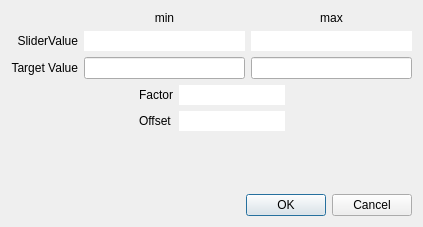
<?xml version="1.0" encoding="UTF-8"?>
<ui version="4.0">
 <class>SliderCalculator</class>
 <widget class="QDialog" name="SliderCalculator">
  <property name="windowModality">
   <enum>Qt::NonModal</enum>
  </property>
  <property name="geometry">
   <rect>
    <x>0</x>
    <y>0</y>
    <width>423</width>
    <height>227</height>
   </rect>
  </property>
  <property name="sizePolicy">
   <sizepolicy hsizetype="Fixed" vsizetype="Fixed">
    <horstretch>0</horstretch>
    <verstretch>0</verstretch>
   </sizepolicy>
  </property>
  <property name="windowTitle">
   <string notr="true">Slider Calculator</string>
  </property>
  <property name="toolTip">
   <string notr="true"/>
  </property>
  <property name="accessibleDescription">
   <string notr="true"/>
  </property>
  <property name="modal">
   <bool>true</bool>
  </property>
  <layout class="QVBoxLayout" name="verticalLayout">
   <item>
    <layout class="QHBoxLayout" name="horizontalLayout">
     <item>
      <layout class="QGridLayout" name="gridLayout">
       <item row="1" column="0">
        <widget class="QLabel" name="label_SliderValue">
         <property name="toolTip">
          <string notr="true"/>
         </property>
         <property name="accessibleDescription">
          <string notr="true"/>
         </property>
         <property name="text">
          <string notr="true">SliderValue</string>
         </property>
         <property name="alignment">
          <set>Qt::AlignRight|Qt::AlignTrailing|Qt::AlignVCenter</set>
         </property>
        </widget>
       </item>
       <item row="2" column="2">
        <widget class="QLineEdit" name="lineEdit_TargetValue_max">
         <property name="alignment">
          <set>Qt::AlignCenter</set>
         </property>
        </widget>
       </item>
       <item row="2" column="1">
        <widget class="QLineEdit" name="lineEdit_TargetValue_min">
         <property name="alignment">
          <set>Qt::AlignCenter</set>
         </property>
        </widget>
       </item>
       <item row="2" column="0">
        <widget class="QLabel" name="label_TargetValue">
         <property name="toolTip">
          <string notr="true"/>
         </property>
         <property name="accessibleDescription">
          <string notr="true"/>
         </property>
         <property name="text">
          <string notr="true">Target Value</string>
         </property>
         <property name="alignment">
          <set>Qt::AlignRight|Qt::AlignTrailing|Qt::AlignVCenter</set>
         </property>
        </widget>
       </item>
       <item row="0" column="1">
        <widget class="QLabel" name="label_min">
         <property name="toolTip">
          <string notr="true"/>
         </property>
         <property name="accessibleDescription">
          <string notr="true"/>
         </property>
         <property name="text">
          <string notr="true">min</string>
         </property>
         <property name="alignment">
          <set>Qt::AlignCenter</set>
         </property>
        </widget>
       </item>
       <item row="1" column="1">
        <widget class="QLineEdit" name="lineEdit_SliderValue_min">
         <property name="enabled">
          <bool>true</bool>
         </property>
         <property name="toolTip">
          <string notr="true"/>
         </property>
         <property name="accessibleDescription">
          <string notr="true"/>
         </property>
         <property name="text">
          <string notr="true"/>
         </property>
         <property name="frame">
          <bool>false</bool>
         </property>
         <property name="alignment">
          <set>Qt::AlignCenter</set>
         </property>
         <property name="readOnly">
          <bool>true</bool>
         </property>
         <property name="placeholderText">
          <string notr="true"/>
         </property>
        </widget>
       </item>
       <item row="1" column="2">
        <widget class="QLineEdit" name="lineEdit_SliderValue_max">
         <property name="accessibleDescription">
          <string notr="true"/>
         </property>
         <property name="text">
          <string notr="true"/>
         </property>
         <property name="frame">
          <bool>false</bool>
         </property>
         <property name="alignment">
          <set>Qt::AlignCenter</set>
         </property>
         <property name="readOnly">
          <bool>true</bool>
         </property>
         <property name="placeholderText">
          <string notr="true"/>
         </property>
        </widget>
       </item>
       <item row="0" column="2">
        <widget class="QLabel" name="label_max">
         <property name="toolTip">
          <string notr="true"/>
         </property>
         <property name="accessibleDescription">
          <string notr="true"/>
         </property>
         <property name="text">
          <string notr="true">max</string>
         </property>
         <property name="alignment">
          <set>Qt::AlignCenter</set>
         </property>
        </widget>
       </item>
      </layout>
     </item>
    </layout>
   </item>
   <item>
    <layout class="QHBoxLayout" name="horizontalLayout_2">
     <item>
      <spacer name="horizontalSpacer_4">
       <property name="orientation">
        <enum>Qt::Horizontal</enum>
       </property>
       <property name="sizeHint" stdset="0">
        <size>
         <width>40</width>
         <height>20</height>
        </size>
       </property>
      </spacer>
     </item>
     <item>
      <layout class="QGridLayout" name="gridLayout_2">
       <item row="0" column="0">
        <widget class="QLabel" name="label_Factor">
         <property name="toolTip">
          <string notr="true"/>
         </property>
         <property name="accessibleDescription">
          <string notr="true"/>
         </property>
         <property name="text">
          <string notr="true">Factor</string>
         </property>
        </widget>
       </item>
       <item row="1" column="0">
        <widget class="QLabel" name="label_Offset">
         <property name="toolTip">
          <string notr="true"/>
         </property>
         <property name="accessibleDescription">
          <string notr="true"/>
         </property>
         <property name="text">
          <string notr="true">Offset</string>
         </property>
        </widget>
       </item>
       <item row="0" column="1">
        <widget class="QLineEdit" name="lineEdit_Factor">
         <property name="toolTip">
          <string notr="true"/>
         </property>
         <property name="accessibleDescription">
          <string notr="true"/>
         </property>
         <property name="text">
          <string notr="true"/>
         </property>
         <property name="frame">
          <bool>false</bool>
         </property>
         <property name="alignment">
          <set>Qt::AlignRight|Qt::AlignTrailing|Qt::AlignVCenter</set>
         </property>
         <property name="readOnly">
          <bool>true</bool>
         </property>
         <property name="placeholderText">
          <string notr="true"/>
         </property>
        </widget>
       </item>
       <item row="1" column="1">
        <widget class="QLineEdit" name="lineEdit_Offset">
         <property name="toolTip">
          <string notr="true"/>
         </property>
         <property name="accessibleDescription">
          <string notr="true"/>
         </property>
         <property name="text">
          <string notr="true"/>
         </property>
         <property name="frame">
          <bool>false</bool>
         </property>
         <property name="alignment">
          <set>Qt::AlignRight|Qt::AlignTrailing|Qt::AlignVCenter</set>
         </property>
         <property name="readOnly">
          <bool>true</bool>
         </property>
         <property name="placeholderText">
          <string notr="true"/>
         </property>
        </widget>
       </item>
      </layout>
     </item>
     <item>
      <spacer name="horizontalSpacer_3">
       <property name="orientation">
        <enum>Qt::Horizontal</enum>
       </property>
       <property name="sizeHint" stdset="0">
        <size>
         <width>40</width>
         <height>20</height>
        </size>
       </property>
      </spacer>
     </item>
    </layout>
   </item>
   <item>
    <spacer name="verticalSpacer">
     <property name="orientation">
      <enum>Qt::Vertical</enum>
     </property>
     <property name="sizeHint" stdset="0">
      <size>
       <width>20</width>
       <height>5</height>
      </size>
     </property>
    </spacer>
   </item>
   <item>
    <widget class="QDialogButtonBox" name="buttonBox">
     <property name="toolTip">
      <string notr="true"/>
     </property>
     <property name="accessibleDescription">
      <string notr="true"/>
     </property>
     <property name="orientation">
      <enum>Qt::Horizontal</enum>
     </property>
     <property name="standardButtons">
      <set>QDialogButtonBox::Cancel|QDialogButtonBox::Ok</set>
     </property>
     <property name="centerButtons">
      <bool>false</bool>
     </property>
    </widget>
   </item>
  </layout>
 </widget>
 <tabstops>
  <tabstop>lineEdit_TargetValue_min</tabstop>
  <tabstop>lineEdit_TargetValue_max</tabstop>
  <tabstop>lineEdit_SliderValue_min</tabstop>
  <tabstop>lineEdit_SliderValue_max</tabstop>
  <tabstop>lineEdit_Factor</tabstop>
  <tabstop>lineEdit_Offset</tabstop>
 </tabstops>
 <resources/>
 <connections>
  <connection>
   <sender>buttonBox</sender>
   <signal>accepted()</signal>
   <receiver>SliderCalculator</receiver>
   <slot>accept()</slot>
   <hints>
    <hint type="sourcelabel">
     <x>248</x>
     <y>254</y>
    </hint>
    <hint type="destinationlabel">
     <x>157</x>
     <y>274</y>
    </hint>
   </hints>
  </connection>
  <connection>
   <sender>buttonBox</sender>
   <signal>rejected()</signal>
   <receiver>SliderCalculator</receiver>
   <slot>reject()</slot>
   <hints>
    <hint type="sourcelabel">
     <x>316</x>
     <y>260</y>
    </hint>
    <hint type="destinationlabel">
     <x>286</x>
     <y>274</y>
    </hint>
   </hints>
  </connection>
 </connections>
</ui>
